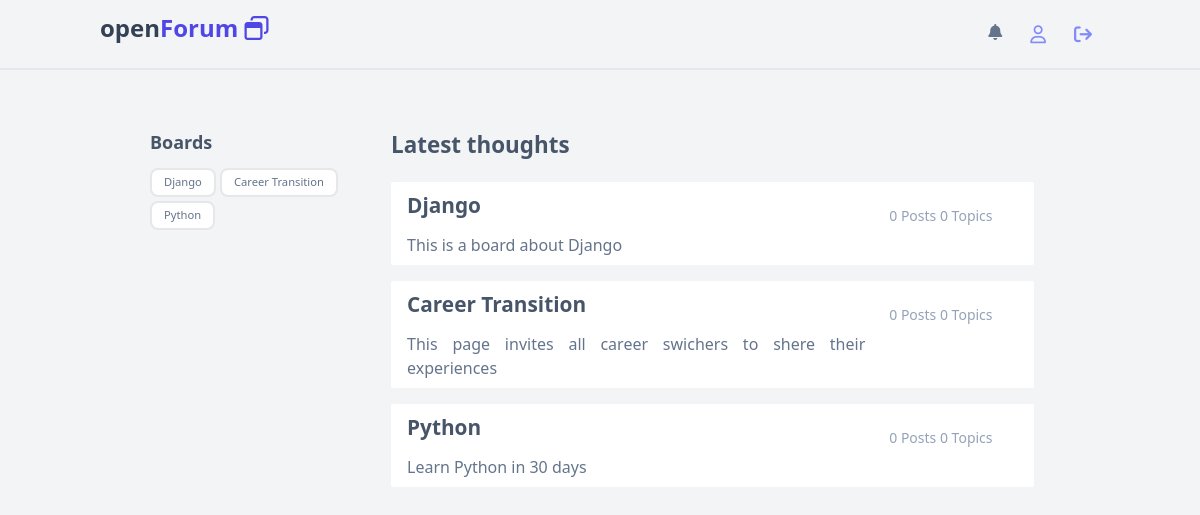
Before: /home/ with the older database file.
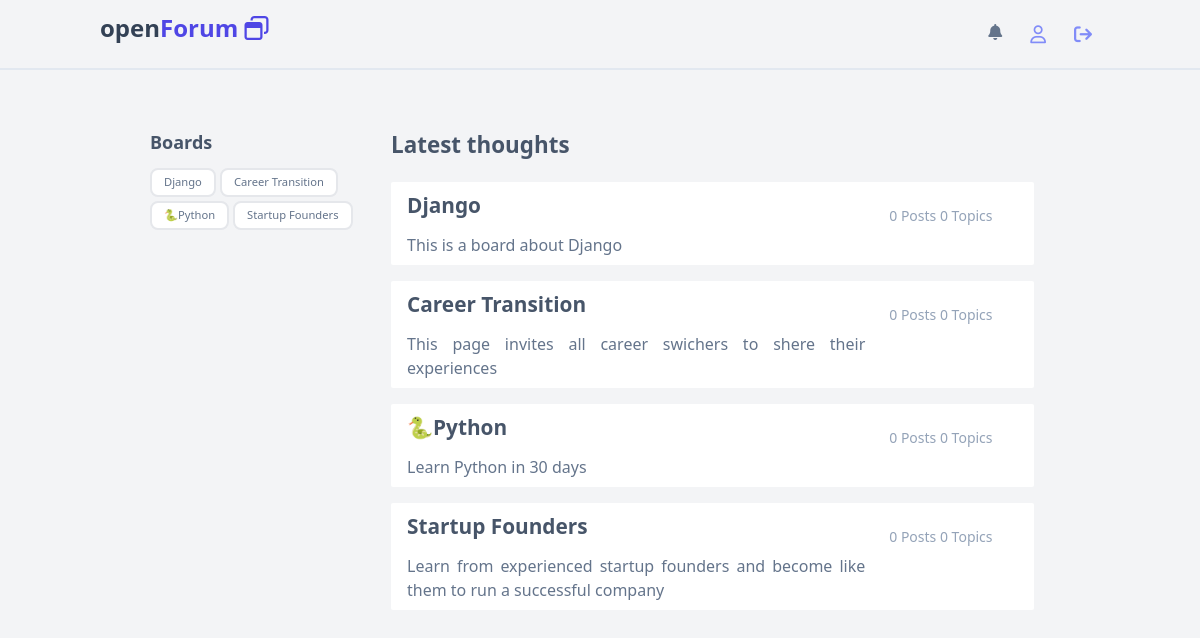
After: the same page with the newer database file.
### boards/models.py (models this page shows, shortened)
class Board(models.Model):
    name = models.CharField(max_length=30, unique=True)
    description = models.CharField(max_length=100)

### boards/views.py (the view)
# urls.py: path('home/', views.home, name='home'),
def home(request, *args, **kwargs):
    boards = Board.objects.all()
    return render(request, 'home.html',{'boards': boards})

### boards/templates/home.html (shortened to what this page needs)
<!DOCTYPE html>
<html>
  <head>
    <script src="https://cdn.tailwindcss.com"></script>
  </head>
  <body class="bg-gray-100">
    <nav class="w-full border-b-2 border-slate-200 absolute fixed">
      <div class="w-full max-w-[1000px] mx-auto py-3 flex justify-between">
        <h1 class="text-2xl font-semibold text-slate-700">
          open<span class="text-indigo-600"
            >Forum <i class="fa-regular fa-window-restore"></i
          ></span>
        </h1>
        <div class="flex gap-2">
          <span class="p-2 text-slate-500"
            ><i class="fa-solid fa-bell"></i
          ></span>
          <span class="text-lg px-3 py-2"
            ><i class="fa-regular fa-user text-indigo-400"></i
          ></span>
          <span class="text-lg px-2 py-2"
            ><a href=""
              ><i
                class="fa-solid fa-arrow-right-from-bracket text-indigo-400"></i></a
          ></span>
        </div>
      </div>
    </nav>
    <section class="w-full pt-16">
      <div class="w-full max-w-[900px] mx-auto grid grid-cols-8">
        <div class="col-span-2 py-16 pr-4">
          <p class="text-lg font-semibold text-slate-600">Boards</p>
          <div class="py-3 flex flex-wrap gap-1">
            {% for board in boards%}
            <a
              href=""
              class="py-1 px-3 border-2 rounded-lg h-fit text-[.7rem] text-slate-500 bg-white"
              >{{board.name}}</a
            >
            {% endfor%}
          </div>
        </div>
        <div class="col-span-6 py-16 px-4">
          <h2 class="text-[1.4rem] font-semibold text-slate-600">
            Latest thoughts
          </h2>
          <div class="mt-5">
            {% for board in boards%}
            <a
              href="board/{{board.id}}"
              class="bg-white py-2 px-4 grid grid-cols-8 mb-4 rounded-sm">
              <div class="col-span-6">
                <h3 class="text-slate-600 font-bold text-[1.3rem] mb-3">
                  {{ board.name}}
                </h3>
                <p class="text-slate-500 text-md text-justify">
                  {{board.description}}
                </p>
              </div>
              <div class="col-span-2 pl-2">
                <div class="text-sm text-slate-400 p-4">
                  <span>0 Posts</span> <span>0 Topics</span>
                </div>
              </div>
            </a>
            {% endfor%}
          </div>
        </div>
      </div>
    </section>
  </body>
</html>

Changed rows visible on the page:
changed Board: name "Python" → "🐍Python"
added Board: name "Startup Founders", description "Learn from experienced startup founders and become like them to run a successful company"
